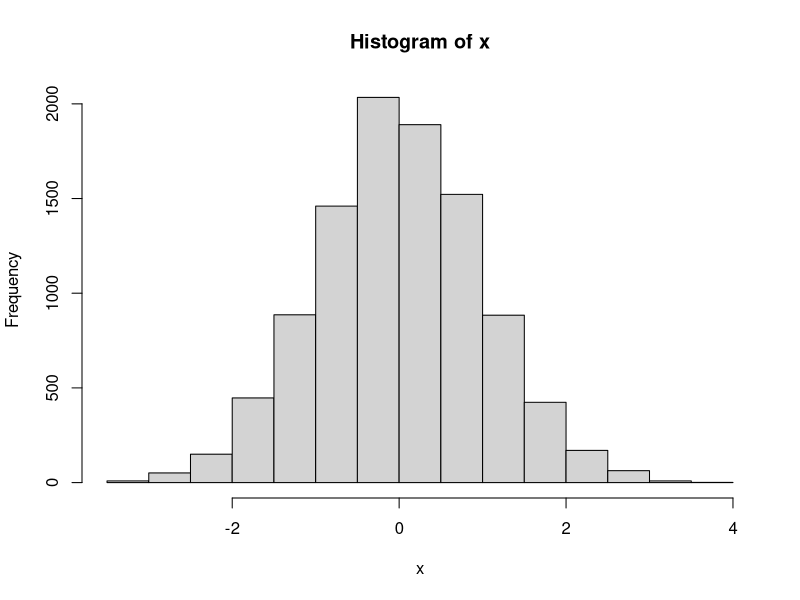

This chart was generated by the following R code: (Note: this script raises an error after producing the figure.)
## ---- chunk 1
x <- rnorm(10000)
hist(x)  # this is a histogram

t.test(x)
## ---- chunk 2
sleep1 <- sleep[sleep$group == 1,  ]
sleep2 <- sleep[sleep$group == 2,  ]
sleep1
sleep2
sleep.reassembled <- rbind(sleep1, sleep2)
sleep.reassembled

# rbind_all
library(dplyr)
sleep2b <- sleep2
sleep2b$new.column <- "other data"
# rbind(sleep1, sleep2b) # doesn't work
rbind_list(sleep1, sleep2b) # from dplyr package

sleep.left <- sleep[, 1:2]
sleep.left
sleep.ID <- sleep[, 3]
sleep.ID
sleep.reassembled.2 <- cbind(sleep.left, sleep.ID)
sleep.reassembled.2
## ---- chunk 3
subject.info <- data.frame(ID = 3:12, gender = c("male", "male", "female", "female", "female", "female", "male", "female", "male", "male"))
subject.info

sleep.merged <- merge(sleep, subject.info)
sleep
sleep.merged
nrow(sleep)
nrow(sleep.merged)

mysleep <- sleep
mysleep$ID <- as.numeric(mysleep$ID)

sleep.merged2 <- merge(mysleep, subject.info, all = TRUE)
sleep.merged2

## ---- chunk 4
mysleep
mysleep$Study <- "Study1"
mysleep$noise <- rnorm(20)
mysleep
## ---- chunk 5
mysleep <- sleep
mysleep$extra2 <- mysleep$extra * 2
mysleep$extra3 <- log(mysleep$extra + 10)
mysleep
mysleep$extra2 <- mysleep$extra2 - 4
mysleep
mysleep$extra2 <- NULL  # deletes the column
mysleep
mysleep$extra3 <- NA
mysleep
mysleep$three <- 3
mysleep
# mysleep$four <- c(1, 2, 3) # doesn't work
mysleep$five <- c(1, 2, 3, 4) # does work (recycling)
mysleep
## ---- chunk 6
mysleep <- sleep
summary(mysleep)
levels(mysleep$ID)
summary(mysleep$ID)

mysleep.1 <- subset(mysleep, group == "1")
mysleep.1 <- subset(mysleep.1, !ID == "3")
# mysleep.1 <- subset(mysleep, group == 1 & !ID == 3)
# mysleep.1 <- mysleep[mysleep$group == 1 & !mysleep$ID == 3, ]
summary(mysleep.1$ID)
summary(mysleep.1$group)

mysleep.2 <- droplevels(mysleep.1)
summary(mysleep.2$ID)
summary(mysleep.2$group)
## ---- chunk 7
mysleep <- sleep
summary(mysleep)

levels(mysleep$group)
levels(mysleep$group) <- c("pre", "post")  # changes LABELS of the levels
levels(mysleep$group)
mysleep

# levels(mysleep$group) <- c("post", "pre")  # DOESN'T CHANGE ORDER!
# levels(mysleep$group)
# mysleep

mysleep$group <- relevel(mysleep$group, "post")  # changes order
levels(mysleep$group)
summary(mysleep)
mysleep

# avoid reorder() except for special cases

mysleep$ID <- factor(mysleep$ID, levels = c("2", "3", "1", "5", "10", "7", "9", "8", "4", "6"))
levels(mysleep$ID)
mysleep

mysleep$IDlevelnum <- as.numeric(mysleep$ID)
mysleep

## ---- chunk 8
# install.packages("reshape2")
library(reshape2)
## ---- chunk 9
mysleep <- sleep
mysleep
levels(mysleep$group) <- c("pre", "post")
mysleep.cast <- dcast(mysleep, ID ~ group, value.var = "extra")
mysleep.cast

myff <- french_fries
head(myff)
# ?melt.data.frame
myff.melt <- melt(myff, id.vars = 1:4)
myff.melt <- melt(myff, id.vars = c("time", "treatment", "subject", "rep"))
myff.melt <- melt(myff, measure.vars = 5:9)
myff.melt <- melt(myff, measure.vars = c("buttery", "potato", "grassy", "rancid", "painty"))
head(myff.melt)
summary(myff.melt)

myff.melt <- melt(myff, id.vars = 1:4, value.name = "rating", variable.name = "taste")
head(myff.melt)
summary(myff.melt)

recastff <- dcast(myff.melt, time + treatment + subject + rep ~ taste, 
                  value.var = "rating")
summary(recastff)
## ---- chunk 10
aggregateff <- dcast(myff.melt, treatment ~ taste, 
                  value.var = "rating", fun.aggregate = mean, na.rm = TRUE)

aggregateff

aggregateff2 <- dcast(myff.melt, treatment + taste ~ ., 
                  value.var = "rating", fun.aggregate = mean, na.rm = TRUE)
colnames(aggregateff2)[3] <- "mean.rating"

aggregateff2

## ---- chunk 11
aggregateff3 <- group_by(myff.melt, treatment, taste) %>% summarize(mean.rating = mean(rating, na.rm = TRUE))

aggregateff3
identical(aggregateff2, aggregateff3)
identical(aggregateff2, as.data.frame(aggregateff3))

## ---- chunk 12
x <- 1:10
mean(log(x + 2))

(x + 2) %>% log() %>% mean()

summarize(group_by(myff.melt, treatment, taste), mean.rating = mean(rating, na.rm = TRUE))

group_by(myff.melt, treatment, taste) %>%
  summarize(mean.rating = mean(rating, na.rm = TRUE))

## ---- chunk 13
sleep[sleep$group == 1, ]
filter(sleep, group == 1) # same results

sleep[sleep$group == 1 & sleep$extra > 0.2, ]
filter(sleep, group == 1, extra > 0.2) # same results

sleep[, c("ID", "extra")]
select(sleep, ID, extra)
select(sleep, 3, 1)
select(sleep, c(3, 1))
# select(sleep, c("ID", "extra")) # doesn't work

## ---- chunk 14
library(tidyr)
spread(mysleep, group, extra)
gather(mysleep.cast, time, extra.sleep, c(pre,post))
## ---- chunk 15
mysleep <- sleep
oldnames <- colnames(mysleep)
mycolnames <- c("extraSleep", "experimentalGroup", "subjectID")
colnames(mysleep) <- mycolnames
data.frame(oldnames, mycolnames)

## ---- chunk 16
myff <- french_fries
results <- lm(potato ~ treatment, data = myff)
results
summary(results)
plot(results)
class(results)
names(results)
str(results)
plot(results$residuals)
results.summary <- summary(results)
names(results.summary)
results.summary$adj.r.squared
results.summary$coefficients
class(results.summary$coefficients)
condition.pvals <- results.summary$coefficients[2:3, "Pr(>|t|)"]
condition.pvals

str(summary(results))
# ?lm
